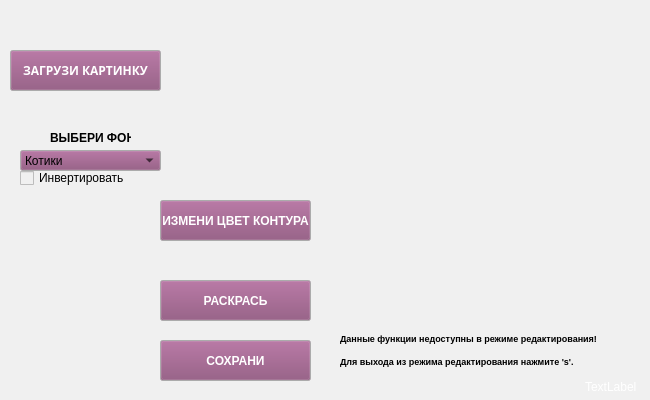
<?xml version="1.0" encoding="UTF-8"?>
<ui version="4.0">
 <class>PPWindow</class>
 <widget class="QWidget" name="PPWindow">
  <property name="geometry">
   <rect>
    <x>0</x>
    <y>0</y>
    <width>650</width>
    <height>400</height>
   </rect>
  </property>
  <property name="sizePolicy">
   <sizepolicy hsizetype="Fixed" vsizetype="Fixed">
    <horstretch>0</horstretch>
    <verstretch>0</verstretch>
   </sizepolicy>
  </property>
  <property name="minimumSize">
   <size>
    <width>650</width>
    <height>400</height>
   </size>
  </property>
  <property name="maximumSize">
   <size>
    <width>650</width>
    <height>400</height>
   </size>
  </property>
  <property name="baseSize">
   <size>
    <width>644</width>
    <height>392</height>
   </size>
  </property>
  <property name="palette">
   <palette>
    <active>
     <colorrole role="Button">
      <brush brushstyle="SolidPattern">
       <color alpha="255">
        <red>91</red>
        <green>91</green>
        <blue>91</blue>
       </color>
      </brush>
     </colorrole>
     <colorrole role="Base">
      <brush brushstyle="SolidPattern">
       <color alpha="255">
        <red>240</red>
        <green>240</green>
        <blue>240</blue>
       </color>
      </brush>
     </colorrole>
     <colorrole role="Window">
      <brush brushstyle="SolidPattern">
       <color alpha="255">
        <red>240</red>
        <green>240</green>
        <blue>240</blue>
       </color>
      </brush>
     </colorrole>
    </active>
    <inactive>
     <colorrole role="Button">
      <brush brushstyle="SolidPattern">
       <color alpha="255">
        <red>91</red>
        <green>91</green>
        <blue>91</blue>
       </color>
      </brush>
     </colorrole>
     <colorrole role="Base">
      <brush brushstyle="SolidPattern">
       <color alpha="255">
        <red>240</red>
        <green>240</green>
        <blue>240</blue>
       </color>
      </brush>
     </colorrole>
     <colorrole role="Window">
      <brush brushstyle="SolidPattern">
       <color alpha="255">
        <red>240</red>
        <green>240</green>
        <blue>240</blue>
       </color>
      </brush>
     </colorrole>
    </inactive>
    <disabled>
     <colorrole role="Button">
      <brush brushstyle="SolidPattern">
       <color alpha="255">
        <red>91</red>
        <green>91</green>
        <blue>91</blue>
       </color>
      </brush>
     </colorrole>
     <colorrole role="Base">
      <brush brushstyle="SolidPattern">
       <color alpha="255">
        <red>240</red>
        <green>240</green>
        <blue>240</blue>
       </color>
      </brush>
     </colorrole>
     <colorrole role="Window">
      <brush brushstyle="SolidPattern">
       <color alpha="255">
        <red>240</red>
        <green>240</green>
        <blue>240</blue>
       </color>
      </brush>
     </colorrole>
    </disabled>
   </palette>
  </property>
  <property name="windowTitle">
   <string>Pika-Pika</string>
  </property>
  <property name="autoFillBackground">
   <bool>false</bool>
  </property>
  <widget class="QPushButton" name="loadImageBut">
   <property name="geometry">
    <rect>
     <x>10</x>
     <y>50</y>
     <width>151</width>
     <height>41</height>
    </rect>
   </property>
   <property name="palette">
    <palette>
     <active>
      <colorrole role="WindowText">
       <brush brushstyle="SolidPattern">
        <color alpha="255">
         <red>255</red>
         <green>255</green>
         <blue>255</blue>
        </color>
       </brush>
      </colorrole>
      <colorrole role="Button">
       <brush brushstyle="SolidPattern">
        <color alpha="255">
         <red>139</red>
         <green>75</green>
         <blue>119</blue>
        </color>
       </brush>
      </colorrole>
      <colorrole role="ButtonText">
       <brush brushstyle="SolidPattern">
        <color alpha="255">
         <red>255</red>
         <green>255</green>
         <blue>255</blue>
        </color>
       </brush>
      </colorrole>
     </active>
     <inactive>
      <colorrole role="WindowText">
       <brush brushstyle="SolidPattern">
        <color alpha="255">
         <red>255</red>
         <green>255</green>
         <blue>255</blue>
        </color>
       </brush>
      </colorrole>
      <colorrole role="Button">
       <brush brushstyle="SolidPattern">
        <color alpha="255">
         <red>139</red>
         <green>75</green>
         <blue>119</blue>
        </color>
       </brush>
      </colorrole>
      <colorrole role="ButtonText">
       <brush brushstyle="SolidPattern">
        <color alpha="255">
         <red>255</red>
         <green>255</green>
         <blue>255</blue>
        </color>
       </brush>
      </colorrole>
     </inactive>
     <disabled>
      <colorrole role="WindowText">
       <brush brushstyle="SolidPattern">
        <color alpha="255">
         <red>106</red>
         <green>104</green>
         <blue>100</blue>
        </color>
       </brush>
      </colorrole>
      <colorrole role="Button">
       <brush brushstyle="SolidPattern">
        <color alpha="255">
         <red>139</red>
         <green>75</green>
         <blue>119</blue>
        </color>
       </brush>
      </colorrole>
      <colorrole role="ButtonText">
       <brush brushstyle="SolidPattern">
        <color alpha="255">
         <red>106</red>
         <green>104</green>
         <blue>100</blue>
        </color>
       </brush>
      </colorrole>
     </disabled>
    </palette>
   </property>
   <property name="font">
    <font>
     <family>Aharoni</family>
     <weight>75</weight>
     <italic>false</italic>
     <bold>true</bold>
    </font>
   </property>
   <property name="text">
    <string>ЗАГРУЗИ КАРТИНКУ</string>
   </property>
   <property name="iconSize">
    <size>
     <width>131</width>
     <height>43</height>
    </size>
   </property>
  </widget>
  <widget class="QLabel" name="backHeader">
   <property name="geometry">
    <rect>
     <x>50</x>
     <y>130</y>
     <width>81</width>
     <height>16</height>
    </rect>
   </property>
   <property name="font">
    <font>
     <weight>75</weight>
     <bold>true</bold>
    </font>
   </property>
   <property name="text">
    <string>ВЫБЕРИ ФОН</string>
   </property>
  </widget>
  <widget class="QComboBox" name="backSelect">
   <property name="geometry">
    <rect>
     <x>20</x>
     <y>150</y>
     <width>141</width>
     <height>21</height>
    </rect>
   </property>
   <property name="palette">
    <palette>
     <active>
      <colorrole role="Button">
       <brush brushstyle="SolidPattern">
        <color alpha="255">
         <red>139</red>
         <green>75</green>
         <blue>119</blue>
        </color>
       </brush>
      </colorrole>
     </active>
     <inactive>
      <colorrole role="Button">
       <brush brushstyle="SolidPattern">
        <color alpha="255">
         <red>139</red>
         <green>75</green>
         <blue>119</blue>
        </color>
       </brush>
      </colorrole>
     </inactive>
     <disabled>
      <colorrole role="Button">
       <brush brushstyle="SolidPattern">
        <color alpha="255">
         <red>139</red>
         <green>75</green>
         <blue>119</blue>
        </color>
       </brush>
      </colorrole>
     </disabled>
    </palette>
   </property>
   <item>
    <property name="text">
     <string>Котики</string>
    </property>
   </item>
   <item>
    <property name="text">
     <string>Лучи</string>
    </property>
   </item>
   <item>
    <property name="text">
     <string>Точки</string>
    </property>
   </item>
   <item>
    <property name="text">
     <string>Небо</string>
    </property>
   </item>
   <item>
    <property name="text">
     <string>Космос</string>
    </property>
   </item>
   <item>
    <property name="text">
     <string>Клубничка</string>
    </property>
   </item>
   <item>
    <property name="text">
     <string>Углы</string>
    </property>
   </item>
   <item>
    <property name="text">
     <string>Воронка</string>
    </property>
   </item>
  </widget>
  <widget class="QLabel" name="currImage">
   <property name="geometry">
    <rect>
     <x>330</x>
     <y>20</y>
     <width>300</width>
     <height>300</height>
    </rect>
   </property>
   <property name="autoFillBackground">
    <bool>true</bool>
   </property>
   <property name="text">
    <string/>
   </property>
  </widget>
  <widget class="QLabel" name="label">
   <property name="geometry">
    <rect>
     <x>0</x>
     <y>0</y>
     <width>650</width>
     <height>400</height>
    </rect>
   </property>
   <property name="palette">
    <palette>
     <active>
      <colorrole role="Button">
       <brush brushstyle="SolidPattern">
        <color alpha="255">
         <red>139</red>
         <green>75</green>
         <blue>119</blue>
        </color>
       </brush>
      </colorrole>
     </active>
     <inactive>
      <colorrole role="Button">
       <brush brushstyle="SolidPattern">
        <color alpha="255">
         <red>139</red>
         <green>75</green>
         <blue>119</blue>
        </color>
       </brush>
      </colorrole>
     </inactive>
     <disabled>
      <colorrole role="Button">
       <brush brushstyle="SolidPattern">
        <color alpha="255">
         <red>139</red>
         <green>75</green>
         <blue>119</blue>
        </color>
       </brush>
      </colorrole>
     </disabled>
    </palette>
   </property>
   <property name="text">
    <string/>
   </property>
   <property name="pixmap">
    <pixmap resource="pikares.qrc">:/backImage.jpg</pixmap>
   </property>
  </widget>
  <widget class="QLabel" name="logo">
   <property name="geometry">
    <rect>
     <x>0</x>
     <y>229</y>
     <width>180</width>
     <height>180</height>
    </rect>
   </property>
   <property name="text">
    <string/>
   </property>
   <property name="pixmap">
    <pixmap resource="pikares.qrc">:/logo.png</pixmap>
   </property>
   <property name="scaledContents">
    <bool>false</bool>
   </property>
  </widget>
  <widget class="QCheckBox" name="invertSel">
   <property name="geometry">
    <rect>
     <x>20</x>
     <y>170</y>
     <width>111</width>
     <height>16</height>
    </rect>
   </property>
   <property name="text">
    <string>Инвертировать</string>
   </property>
   <property name="checked">
    <bool>false</bool>
   </property>
  </widget>
  <widget class="QLabel" name="verNumber">
   <property name="geometry">
    <rect>
     <x>585</x>
     <y>380</y>
     <width>70</width>
     <height>13</height>
    </rect>
   </property>
   <property name="palette">
    <palette>
     <active>
      <colorrole role="WindowText">
       <brush brushstyle="SolidPattern">
        <color alpha="255">
         <red>255</red>
         <green>255</green>
         <blue>255</blue>
        </color>
       </brush>
      </colorrole>
      <colorrole role="Text">
       <brush brushstyle="SolidPattern">
        <color alpha="255">
         <red>255</red>
         <green>255</green>
         <blue>255</blue>
        </color>
       </brush>
      </colorrole>
     </active>
     <inactive>
      <colorrole role="WindowText">
       <brush brushstyle="SolidPattern">
        <color alpha="255">
         <red>255</red>
         <green>255</green>
         <blue>255</blue>
        </color>
       </brush>
      </colorrole>
      <colorrole role="Text">
       <brush brushstyle="SolidPattern">
        <color alpha="255">
         <red>255</red>
         <green>255</green>
         <blue>255</blue>
        </color>
       </brush>
      </colorrole>
     </inactive>
     <disabled>
      <colorrole role="WindowText">
       <brush brushstyle="SolidPattern">
        <color alpha="255">
         <red>106</red>
         <green>104</green>
         <blue>100</blue>
        </color>
       </brush>
      </colorrole>
      <colorrole role="Text">
       <brush brushstyle="SolidPattern">
        <color alpha="255">
         <red>106</red>
         <green>104</green>
         <blue>100</blue>
        </color>
       </brush>
      </colorrole>
     </disabled>
    </palette>
   </property>
   <property name="text">
    <string>TextLabel</string>
   </property>
  </widget>
  <widget class="QPushButton" name="changeColorBtn">
   <property name="geometry">
    <rect>
     <x>160</x>
     <y>200</y>
     <width>151</width>
     <height>41</height>
    </rect>
   </property>
   <property name="palette">
    <palette>
     <active>
      <colorrole role="Button">
       <brush brushstyle="SolidPattern">
        <color alpha="255">
         <red>139</red>
         <green>75</green>
         <blue>119</blue>
        </color>
       </brush>
      </colorrole>
      <colorrole role="ButtonText">
       <brush brushstyle="SolidPattern">
        <color alpha="255">
         <red>255</red>
         <green>255</green>
         <blue>255</blue>
        </color>
       </brush>
      </colorrole>
     </active>
     <inactive>
      <colorrole role="Button">
       <brush brushstyle="SolidPattern">
        <color alpha="255">
         <red>139</red>
         <green>75</green>
         <blue>119</blue>
        </color>
       </brush>
      </colorrole>
      <colorrole role="ButtonText">
       <brush brushstyle="SolidPattern">
        <color alpha="255">
         <red>255</red>
         <green>255</green>
         <blue>255</blue>
        </color>
       </brush>
      </colorrole>
     </inactive>
     <disabled>
      <colorrole role="Button">
       <brush brushstyle="SolidPattern">
        <color alpha="255">
         <red>139</red>
         <green>75</green>
         <blue>119</blue>
        </color>
       </brush>
      </colorrole>
      <colorrole role="ButtonText">
       <brush brushstyle="SolidPattern">
        <color alpha="255">
         <red>106</red>
         <green>104</green>
         <blue>100</blue>
        </color>
       </brush>
      </colorrole>
     </disabled>
    </palette>
   </property>
   <property name="font">
    <font>
     <weight>75</weight>
     <bold>true</bold>
    </font>
   </property>
   <property name="text">
    <string>ИЗМЕНИ ЦВЕТ КОНТУРА</string>
   </property>
  </widget>
  <widget class="QLabel" name="warningLabel">
   <property name="geometry">
    <rect>
     <x>340</x>
     <y>330</y>
     <width>321</width>
     <height>41</height>
    </rect>
   </property>
   <property name="palette">
    <palette>
     <active>
      <colorrole role="WindowText">
       <brush brushstyle="SolidPattern">
        <color alpha="255">
         <red>0</red>
         <green>0</green>
         <blue>0</blue>
        </color>
       </brush>
      </colorrole>
      <colorrole role="Text">
       <brush brushstyle="SolidPattern">
        <color alpha="255">
         <red>255</red>
         <green>0</green>
         <blue>0</blue>
        </color>
       </brush>
      </colorrole>
     </active>
     <inactive>
      <colorrole role="WindowText">
       <brush brushstyle="SolidPattern">
        <color alpha="255">
         <red>0</red>
         <green>0</green>
         <blue>0</blue>
        </color>
       </brush>
      </colorrole>
      <colorrole role="Text">
       <brush brushstyle="SolidPattern">
        <color alpha="255">
         <red>255</red>
         <green>0</green>
         <blue>0</blue>
        </color>
       </brush>
      </colorrole>
     </inactive>
     <disabled>
      <colorrole role="WindowText">
       <brush brushstyle="SolidPattern">
        <color alpha="255">
         <red>106</red>
         <green>104</green>
         <blue>100</blue>
        </color>
       </brush>
      </colorrole>
      <colorrole role="Text">
       <brush brushstyle="SolidPattern">
        <color alpha="255">
         <red>106</red>
         <green>104</green>
         <blue>100</blue>
        </color>
       </brush>
      </colorrole>
     </disabled>
    </palette>
   </property>
   <property name="font">
    <font>
     <pointsize>7</pointsize>
     <weight>75</weight>
     <bold>true</bold>
    </font>
   </property>
   <property name="text">
    <string>&lt;html&gt;&lt;head/&gt;&lt;body&gt;&lt;p&gt;Данные функции недоступны в режиме редактирования!&lt;/p&gt;&lt;p&gt;Для выхода из режима редактирования нажмите 's'.&lt;/p&gt;&lt;/body&gt;&lt;/html&gt;</string>
   </property>
  </widget>
  <widget class="QPushButton" name="colorizeBtn">
   <property name="geometry">
    <rect>
     <x>160</x>
     <y>280</y>
     <width>151</width>
     <height>41</height>
    </rect>
   </property>
   <property name="palette">
    <palette>
     <active>
      <colorrole role="Button">
       <brush brushstyle="SolidPattern">
        <color alpha="255">
         <red>139</red>
         <green>75</green>
         <blue>119</blue>
        </color>
       </brush>
      </colorrole>
      <colorrole role="ButtonText">
       <brush brushstyle="SolidPattern">
        <color alpha="255">
         <red>255</red>
         <green>255</green>
         <blue>255</blue>
        </color>
       </brush>
      </colorrole>
     </active>
     <inactive>
      <colorrole role="Button">
       <brush brushstyle="SolidPattern">
        <color alpha="255">
         <red>139</red>
         <green>75</green>
         <blue>119</blue>
        </color>
       </brush>
      </colorrole>
      <colorrole role="ButtonText">
       <brush brushstyle="SolidPattern">
        <color alpha="255">
         <red>255</red>
         <green>255</green>
         <blue>255</blue>
        </color>
       </brush>
      </colorrole>
     </inactive>
     <disabled>
      <colorrole role="Button">
       <brush brushstyle="SolidPattern">
        <color alpha="255">
         <red>139</red>
         <green>75</green>
         <blue>119</blue>
        </color>
       </brush>
      </colorrole>
      <colorrole role="ButtonText">
       <brush brushstyle="SolidPattern">
        <color alpha="255">
         <red>106</red>
         <green>104</green>
         <blue>100</blue>
        </color>
       </brush>
      </colorrole>
     </disabled>
    </palette>
   </property>
   <property name="font">
    <font>
     <weight>75</weight>
     <bold>true</bold>
    </font>
   </property>
   <property name="text">
    <string>РАСКРАСЬ</string>
   </property>
  </widget>
  <widget class="QPushButton" name="saveBtn">
   <property name="geometry">
    <rect>
     <x>160</x>
     <y>340</y>
     <width>151</width>
     <height>41</height>
    </rect>
   </property>
   <property name="palette">
    <palette>
     <active>
      <colorrole role="Button">
       <brush brushstyle="SolidPattern">
        <color alpha="255">
         <red>139</red>
         <green>75</green>
         <blue>119</blue>
        </color>
       </brush>
      </colorrole>
      <colorrole role="ButtonText">
       <brush brushstyle="SolidPattern">
        <color alpha="255">
         <red>255</red>
         <green>255</green>
         <blue>255</blue>
        </color>
       </brush>
      </colorrole>
     </active>
     <inactive>
      <colorrole role="Button">
       <brush brushstyle="SolidPattern">
        <color alpha="255">
         <red>139</red>
         <green>75</green>
         <blue>119</blue>
        </color>
       </brush>
      </colorrole>
      <colorrole role="ButtonText">
       <brush brushstyle="SolidPattern">
        <color alpha="255">
         <red>255</red>
         <green>255</green>
         <blue>255</blue>
        </color>
       </brush>
      </colorrole>
     </inactive>
     <disabled>
      <colorrole role="Button">
       <brush brushstyle="SolidPattern">
        <color alpha="255">
         <red>139</red>
         <green>75</green>
         <blue>119</blue>
        </color>
       </brush>
      </colorrole>
      <colorrole role="ButtonText">
       <brush brushstyle="SolidPattern">
        <color alpha="255">
         <red>106</red>
         <green>104</green>
         <blue>100</blue>
        </color>
       </brush>
      </colorrole>
     </disabled>
    </palette>
   </property>
   <property name="font">
    <font>
     <weight>75</weight>
     <bold>true</bold>
    </font>
   </property>
   <property name="text">
    <string>СОХРАНИ</string>
   </property>
  </widget>
  <widget class="QLabel" name="label_2">
   <property name="geometry">
    <rect>
     <x>50</x>
     <y>20</y>
     <width>91</width>
     <height>31</height>
    </rect>
   </property>
   <property name="text">
    <string/>
   </property>
   <property name="pixmap">
    <pixmap resource="pikares.qrc">:/labs/lab1.png</pixmap>
   </property>
  </widget>
  <widget class="QLabel" name="label_3">
   <property name="geometry">
    <rect>
     <x>50</x>
     <y>110</y>
     <width>81</width>
     <height>21</height>
    </rect>
   </property>
   <property name="text">
    <string/>
   </property>
   <property name="pixmap">
    <pixmap resource="pikares.qrc">:/labs/lab2.png</pixmap>
   </property>
  </widget>
  <widget class="QLabel" name="label_4">
   <property name="geometry">
    <rect>
     <x>200</x>
     <y>160</y>
     <width>91</width>
     <height>31</height>
    </rect>
   </property>
   <property name="text">
    <string/>
   </property>
   <property name="pixmap">
    <pixmap resource="pikares.qrc">:/labs/lab3.png</pixmap>
   </property>
  </widget>
  <widget class="QLabel" name="label_5">
   <property name="geometry">
    <rect>
     <x>200</x>
     <y>240</y>
     <width>91</width>
     <height>41</height>
    </rect>
   </property>
   <property name="text">
    <string/>
   </property>
   <property name="pixmap">
    <pixmap resource="pikares.qrc">:/labs/lab4.png</pixmap>
   </property>
  </widget>
  <zorder>label</zorder>
  <zorder>loadImageBut</zorder>
  <zorder>backHeader</zorder>
  <zorder>backSelect</zorder>
  <zorder>currImage</zorder>
  <zorder>logo</zorder>
  <zorder>invertSel</zorder>
  <zorder>verNumber</zorder>
  <zorder>changeColorBtn</zorder>
  <zorder>colorizeBtn</zorder>
  <zorder>saveBtn</zorder>
  <zorder>warningLabel</zorder>
  <zorder>label_2</zorder>
  <zorder>label_3</zorder>
  <zorder>label_4</zorder>
  <zorder>label_5</zorder>
 </widget>
 <layoutdefault spacing="6" margin="11"/>
 <tabstops>
  <tabstop>loadImageBut</tabstop>
  <tabstop>backSelect</tabstop>
 </tabstops>
 <resources>
  <include location="pikares.qrc"/>
 </resources>
 <connections/>
</ui>
